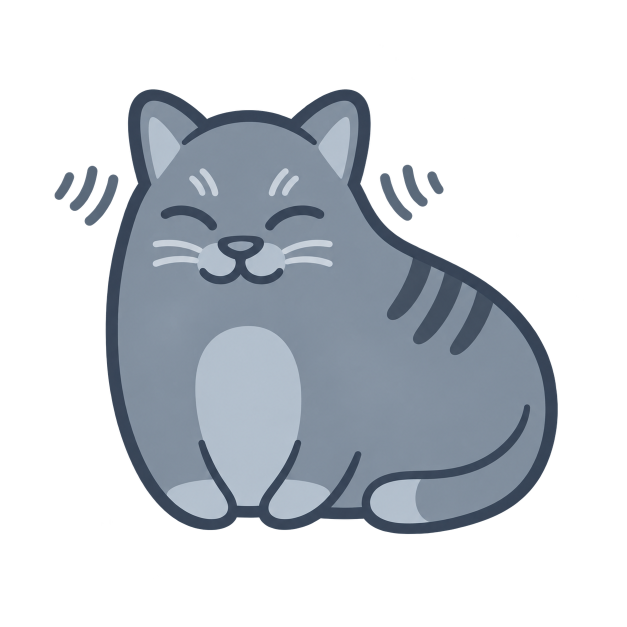
#> input picture design/imagegen/cats/c01.png, 1254 x 1254 px, given in place of c01@2x.png, which was not available (shown at 1/2 size)
$ python contact_sheet.py
#> lines starting #> are read from the running program, lines starting #| are printed output that depends on the picture; pictures that were not available may be replaced by others from this repository, and a replacement may not be noted
### android/tool/export_art.py
#!/usr/bin/env python3
"""Export the app's drawables from the design sources into drawable-nodpi.

    python3 android/tool/export_art.py            # cats from design/imagegen/cats/cNN.png when present, else the iOS 128 px files
    python3 android/tool/export_art.py --ios-only # always the iOS files (the fallback look)

Cats keep their size relative to the canvas (the iOS drawings are sized on
purpose) and become 512x512. The toolbar and tip art is trimmed to its content
first, like the iOS exports, then padded to a square.
"""
import argparse
import pathlib

from PIL import Image

ROOT = pathlib.Path(__file__).resolve().parents[2]
IOS_CATS = ROOT / "meow" / "Assets.xcassets" / "cats"
REDRAWS = ROOT / "design" / "imagegen" / "cats"
ORIGINALS = ROOT / "design" / "imagegen"
OUT = ROOT / "android" / "app" / "src" / "main" / "res" / "drawable-nodpi"
CAT_SIZE, NAV_SIZE, TIP_SIZE = 512, 128, 512
# The remove-ads toolbar button is the can (iOS 2.1 build 5 replaced the cup); the mug lives on the sheet.
ICONS = [
    ("nav_cat", "nav-cat.png", NAV_SIZE),
    ("nav_can", "tip-can.png", NAV_SIZE),
    ("tip_mug", "nav-cup.png", TIP_SIZE),
    ("tip_can", "tip-can.png", TIP_SIZE),
]


def key_white(image):
    """Make a pure white background transparent when an image has no transparency at all."""
    image = image.convert("RGBA")
    if image.getchannel("A").getextrema() != (255, 255):
        return image
    pixels = image.load()
    for y in range(image.height):
        for x in range(image.width):
            r, g, b, _ = pixels[x, y]
            if r > 245 and g > 245 and b > 245:
                pixels[x, y] = (r, g, b, 0)
    return image


def padded_square(image, size):
    """Pad to a square without trimming, then resize; relative subject size is preserved."""
    image = key_white(image)
    side = max(image.size)
    canvas = Image.new("RGBA", (side, side), (0, 0, 0, 0))
    canvas.paste(image, ((side - image.width) // 2, (side - image.height) // 2))
    return canvas.resize((size, size), Image.LANCZOS)


# [10 lines left out: function trimmed_square, not called in this run]


def cat_source(n, ios_only):
    redraw = REDRAWS / f"c{n:02d}.png"
    if redraw.is_file() and not ios_only:
        return redraw
    return IOS_CATS / f"c{n:02d}.imageset" / f"c{n:02d}@2x.png"


# [12 lines left out: function main, not called in this run]


# [2 lines that do not run on import are left out]

### android/tool/contact_sheet.py
#!/usr/bin/env python3
"""Tile the 27 iOS cats next to their redraws for the owner's review.

    python3 android/tool/contact_sheet.py  ->  android/build/cats-contact-sheet.png
"""
import pathlib

from PIL import Image, ImageDraw

import export_art as art

ROOT = pathlib.Path(__file__).resolve().parents[2]
OUT = ROOT / "android" / "build" / "cats-contact-sheet.png"
CELL, COLS = 160, 6


def main():
    rows = (27 + COLS - 1) // COLS
    sheet = Image.new("RGBA", (COLS * CELL * 2, rows * (CELL + 20)), (255, 246, 247, 255))
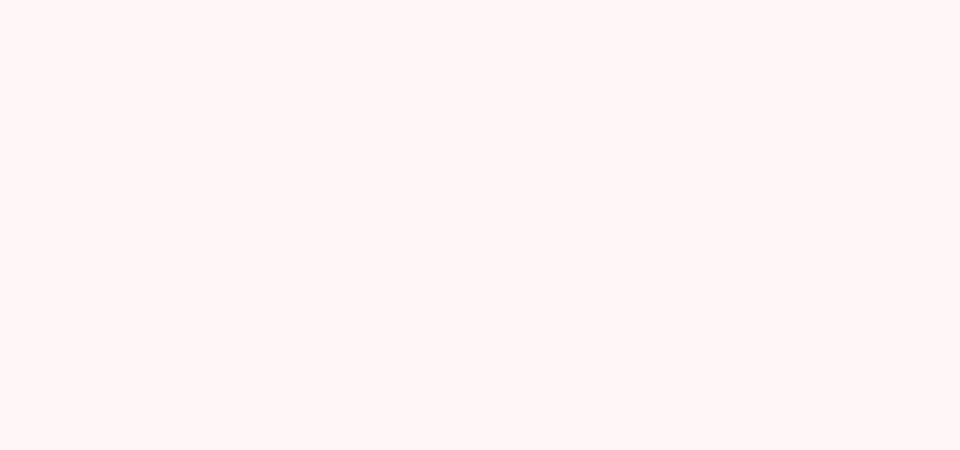
#> sheet: PIL image 1920x900 RGBA (shown at 1/2 size); mean R, G, B, A 255, 246, 247, 255
    draw = ImageDraw.Draw(sheet)
    for n in range(1, 28):
        col, row = (n - 1) % COLS, (n - 1) // COLS
        x, y = col * CELL * 2, row * (CELL + 20)
        old = art.padded_square(Image.open(art.cat_source(n, ios_only=True)), CELL)
#> in key_white, image is the input picture: PIL image 1254x1254 RGBA; mean R, G, B, A 47.9, 53.1, 59.1, 97.4
#> in padded_square, `canvas = Image.new("RGBA", (side, side), (0, 0, 0, 0))`: canvas: PIL image 1254x1254 RGBA; every value is 0
#> in padded_square, `return canvas.resize((size, size), Image.LANCZOS)`:
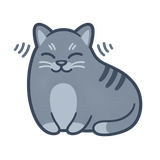
#> returned value: PIL image 160x160 RGBA; mean R, G, B, A 49.3, 54.9, 61.4, 97.4; transparent parts drawn white
        new = art.padded_square(Image.open(art.cat_source(n, ios_only=False)), CELL)
        sheet.paste(old, (x, y + 20), old)
        sheet.paste(new, (x + CELL, y + 20), new)
        draw.text((x + 4, y + 4), f"c{n:02d}  old | new", fill=(231, 106, 102, 255))
#> pass 2 of the loop in main, `for n in range(1, 28):`:
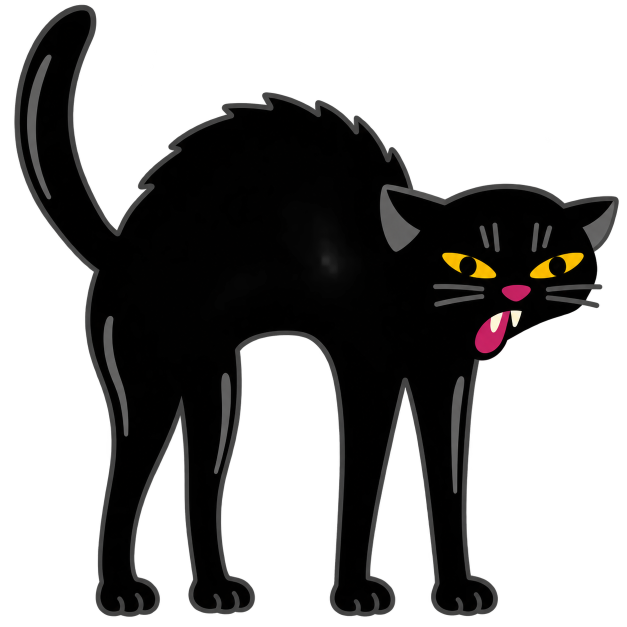
#> input picture design/imagegen/cats/c02.png, 1254 x 1254 px, given in place of c02@2x.png, which was not available (shown at 1/2 size)
#> in key_white, image is the input picture: PIL image 1254x1254 RGBA; mean R, G, B, A 7.1, 6.4, 6, 105.7
#> in padded_square (call 3), `return canvas.resize((size, size), Image.LANCZOS)`:
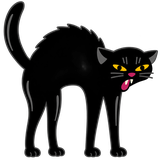
#> returned value: PIL image 160x160 RGBA; mean R, G, B, A 10.2, 9.5, 9.1, 105.7; transparent parts drawn white
#> in main, `sheet.paste(old, (x, y + 20), old)`:
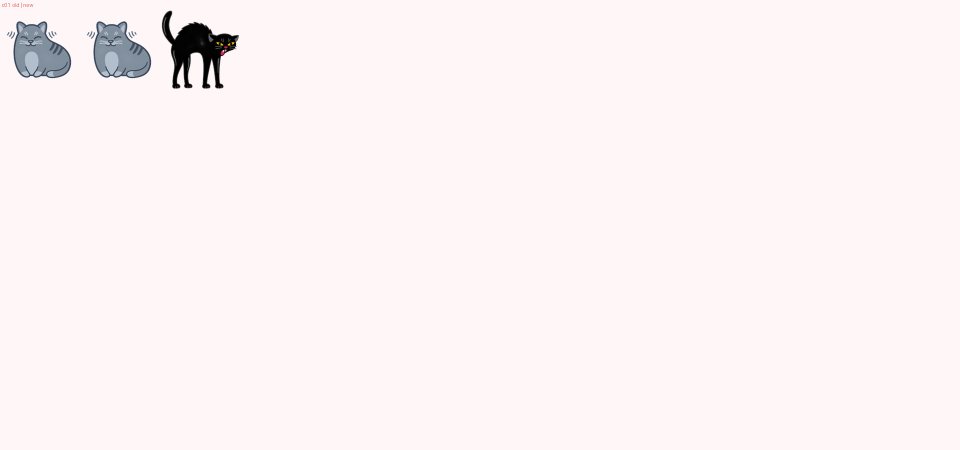
#> sheet: PIL image 1920x900 RGBA (shown at 1/2 size); mean R, G, B, A 252, 243.3, 244.5, 254.9; transparent parts drawn white
    OUT.parent.mkdir(parents=True, exist_ok=True)
    sheet.save(OUT)
    print(OUT)


if __name__ == "__main__":
#> (the run stopped early here; a loop or call above may not have finished)
